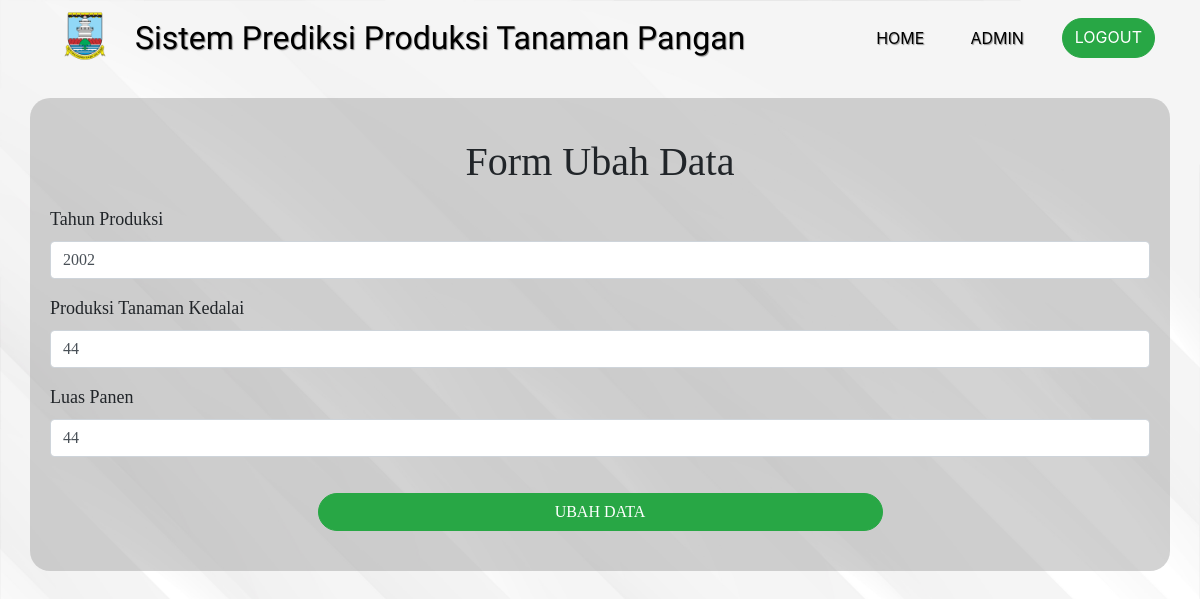
The app's page /admin/kedelai/ubah.php?id=1 (signed in) with its own data.
### tables this page shows
CREATE TABLE `kedelai` (
  `id_kedelai` int(11) NOT NULL,
  `tahun` int(50) NOT NULL,
  `produksi` int(200) NOT NULL,
  `LuasPanen` int(200) NOT NULL
);

### function/functions.php (called while the page is built, shortened)
<?php
$conn = mysqli_connect("localhost", "root", "", "prediksi2.0");
function query($query)
{
    global $conn;
    $result = mysqli_query($conn, $query);
    $rows = [];
    while ($row = mysqli_fetch_assoc($result)) {
        $rows[] = $row;
    }
    return $rows;
}

### admin/kedelai/ubah.php (the view, shortened to what this page needs)
<?php
require '../../function/functions.php';
$id = $_GET["id"];
$update = query("SELECT * FROM kedelai WHERE id_kedelai = $id")[0];
?>
<!doctype html>
<html lang="en">
<head>
    <link rel="stylesheet" href="../../bootstrap/css/bootstrap.min.css">
    <link rel="stylesheet" href="../css/ubah.css">
</head>
<body>
    <nav class="navbar navbar-expand-lg navbar-light">
        <div class="container">
            <img src="../../logodinaskabserang/Serang.png" alt="logo">
            <a class="navbar-brand" href="">Sistem Prediksi Produksi Tanaman Pangan</a>
            <div class="collapse navbar-collapse" id="navbarNavAltMarkup">
                <div class="navbar-nav ml-auto">
                    <a class="nav-item nav-link active" href="../admin-page.php">Home</a>
                    <a class="nav-item nav-link" href="../dataadmin">Admin</a>
                    <a class="nav-item btn btn-success tombol" href="../logout.php">logout</a>
                </div>
            </div>
        </div>
    </nav>
    <div class="container content">
        <h1 class="d-flex justify-content-center">Form Ubah Data</h1>
        <form action="" method="POST">
            <div class="form-group">
                <label for="tahun">tahun produksi</label>
                <input type="number" name="tahun" class="form-control" id="tahun" autocomplete="off" value="<?= $update["tahun"]; ?>">
            </div>
            <div class="form-group">
                <label for="produksi">produksi tanaman kedalai</label>
                <input type="number" name="produksi" class="form-control" id="produksi" autocomplete="off" value="<?= $update["produksi"]; ?>">
            </div>
            <div class="form-group">
                <label for="LuasPanen">Luas Panen</label>
                <input type="number" name="LuasPanen" class="form-control" id="LuasPanen" autocomplete="off" value="<?= $update["LuasPanen"]; ?>">
            </div>
            <div class="row d-flex justify-content-center">
                <button type="submit" name="submit" class="btn btn-success add">ubah data</button>
            </div>
        </form>
    </div>
</body>
</html>

### admin/css/ubah.css (style rules this page uses)
body { background-image: url(../background/bgpage.jpg); background-size: cover; }
.navbar { position: relative; z-index: 1; }
.navbar-brand { font-family: viga; font-size: 16px; }
.navbar img { width: 50px; position: relative; }
.tombol { text-transform: uppercase; border-radius: 40px; }
.content { margin-top: 20px; text-transform: capitalize; font-size: 18px; background-color: rgba(167, 167, 167, 0.5); padding: 20px; border-radius: 20px; font-family: poppins; }
.content h1 { margin-top: 20px; margin-bottom: 20px; }
.content .add { margin-top: 20px; margin-bottom: 20px; border-radius: 20px; text-transform: uppercase; width: 50%; }
@media (min-width: 992px) { .navbar { padding-bottom: 10px; } }
@media (min-width: 992px) { .navbar-brand { font-size: 32px; } }
@media (min-width: 992px) { .navbar-brand, .nav-link { color: rgb(0, 0, 0) !important; text-shadow: 1px 1px 1px rgba(105, 105, 105, 0.7); } }
@media (min-width: 992px) { .navbar img { width: 80px; position: relative; bottom: 2px; margin-right: 10px; } }
@media (min-width: 992px) { .nav-link { text-transform: uppercase; margin-right: 30px; } }

### records on screen
kedelai: tahun "2002", produksi "44", LuasPanen "44"
